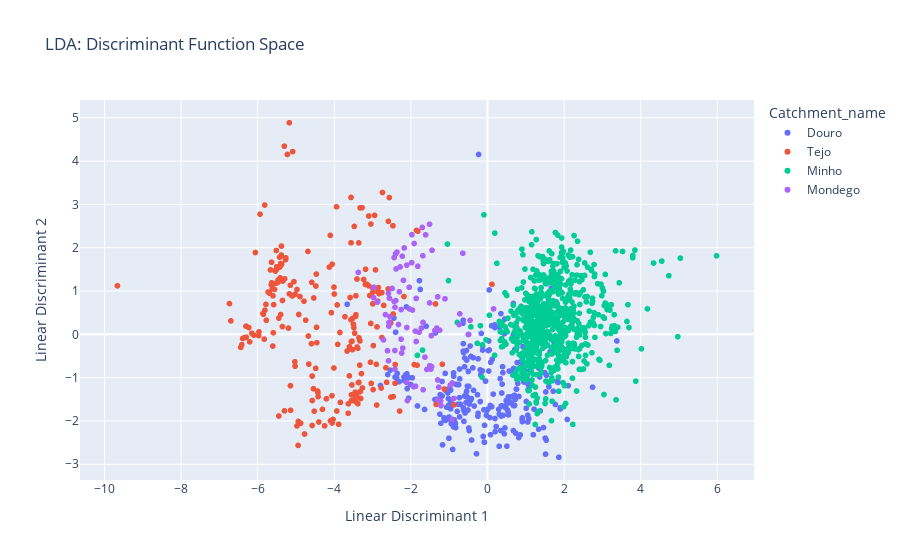

Notebook source saved alongside this figure:
### Markdown cell above
#### 11.2

### Code cell
fig = px.scatter(lda_df, x='LD1', y='LD2', color='Catchment_name', title='LDA: Discriminant Function Space',
                 labels={'LD1': 'Linear Discriminant 1', 'LD2': 'Linear Discriminant 2'})

fig.show()

### Figure 1 — Plotly figure (JSON) as saved in the notebook; plotly's stock layout.template omitted (floating-point values rounded to 4 significant figures; data arrays with more than 128 entries replaced by an {"elided": "..."} marker saying what was removed)
{"data": [{"hovertemplate": "Catchment_name=Douro<br>Linear Discriminant 1=%{x}<br>Linear Discriminant 2=%{y}<extra></extra>", "legendgroup": "Douro", "marker": {"color": "#636efa", "symbol": "circle"}, "mode": "markers", "name": "Douro", "showlegend": true, "type": "scattergl", "x": {"elided": "272 float values"}, "xaxis": "x", "y": {"elided": "272 float values"}, "yaxis": "y"}, {"hovertemplate": "Catchment_name=Tejo<br>Linear Discriminant 1=%{x}<br>Linear Discriminant 2=%{y}<extra></extra>", "legendgroup": "Tejo", "marker": {"color": "#EF553B", "symbol": "circle"}, "mode": "markers", "name": "Tejo", "showlegend": true, "type": "scattergl", "x": {"elided": "235 float values"}, "xaxis": "x", "y": {"elided": "235 float values"}, "yaxis": "y"}, {"hovertemplate": "Catchment_name=Minho<br>Linear Discriminant 1=%{x}<br>Linear Discriminant 2=%{y}<extra></extra>", "legendgroup": "Minho", "marker": {"color": "#00cc96", "symbol": "circle"}, "mode": "markers", "name": "Minho", "showlegend": true, "type": "scattergl", "x": {"elided": "699 float values"}, "xaxis": "x", "y": {"elided": "699 float values"}, "yaxis": "y"}, {"hovertemplate": "Catchment_name=Mondego<br>Linear Discriminant 1=%{x}<br>Linear Discriminant 2=%{y}<extra></extra>", "legendgroup": "Mondego", "marker": {"color": "#ab63fa", "symbol": "circle"}, "mode": "markers", "name": "Mondego", "showlegend": true, "type": "scattergl", "x": [-2.717, -1.683, -1.583, -2.093, -1.931, -1.682, -0.881, -1.226, -2.399, -1.978, -1.449, -1.821, -2.88, -2.572, -2.365, -1.511, -2.282, -2.438, -2.224, -2.387, -2.415, -2.968, -1.374, -1.326, -1.634, -2.665, -2.585, -0.6448, -1.302, 0.1573, -0.927, -2.106, -1.507, -1.478, -1.249, -2.439, -1.687, -1.862, -2.195, -2.393, -0.7403, -2.301, -1.514, -1.702, -1.975, -2.108, -2.042, -3.373, -1.785, -1.3, -1.88, -2.611, -2.324, -2.577, -0.9705, -2.213, -2.489, -2.036, -2.586, -2.975, -2.107, -1.861, -1.272, -0.9212, -1.29, -1.216, -2.549, -2.256, -1.468, -2.561, -2.255, -0.7224, -1.468, -2.241, -0.4563, -1.11, -2.416, -1.458, -2.418, -1.884, -1.726, -0.503, -1.961, -2.175, -1.916, -1.617], "xaxis": "x", "y": [-0.1279, 0.2755, -0.8104, -1.529, -1.209, -1.279, -1.482, -1.537, 1.859, 1.657, 1.942, 1.573, 0.7425, 0.2742, 1.899, 0.7257, 1.556, 1.773, 1.804, 1.509, 0.6273, 1.085, 0.08811, 0.1447, -0.5263, 0.4566, -0.6101, 1.873, 0.8665, 0.587, -1.961, -1.114, -0.7227, -0.8021, 0.09595, 0.76, 1.814, 0.8297, 1.247, 0.7799, 0.2259, 0.9837, 2.543, 2.469, 2.301, 1.599, 1.087, 1.43, 0.04836, -1.053, -1.199, -0.3777, 0.2276, 0.1898, -1.172, -0.318, 1.059, 0.5859, 0.9477, 0.8477, 0.1578, -0.1651, -1.221, -1.123, -1.509, -1.646, 0.4094, -0.1109, -0.03052, 0.8365, 0.5725, 0.4732, -0.03052, -0.4332, 0.323, 0.8197, -0.8054, -0.7464, -0.3731, 0.07425, 0.1449, -0.004499, 0.5613, 1.995, 2.097, 2.298], "yaxis": "y"}], "layout": {"legend": {"title": {"text": "Catchment_name"}, "tracegroupgap": 0}, "title": {"text": "LDA: Discriminant Function Space"}, "xaxis": {"anchor": "y", "domain": [0, 1], "title": {"text": "Linear Discriminant 1"}}, "yaxis": {"anchor": "x", "domain": [0, 1], "title": {"text": "Linear Discriminant 2"}}}}
